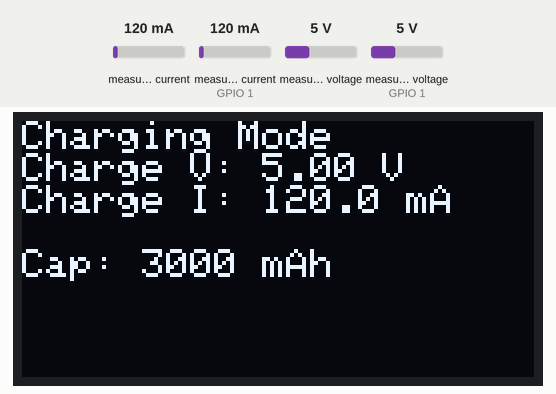
This sketch was run on a simulated ESP32. Parts: 128×64 one-colour display. The test bench sets the inputs (shaded band); at power-on: measured current (sensor on GPIO 1) 120 mA, measured voltage (sensor on GPIO 1) 5 V, measured current 120 mA, measured voltage 5 V. EEPROM starts erased; what the sketch prints to the serial monitor is not drawn.

Above: at 3.2 s.
3.3 s: measured current (sensor on GPIO 1) set to 1500 mA
At 4.8 s:
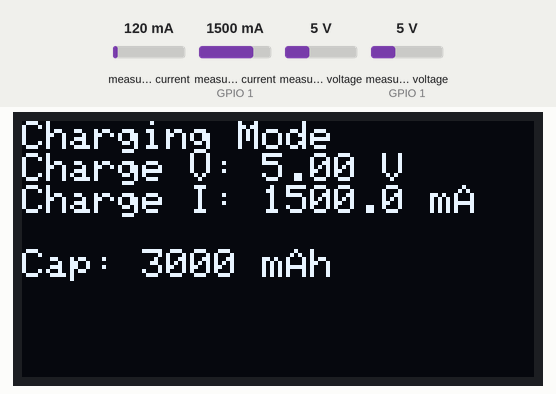
7.6 s: measured voltage (sensor on GPIO 1) set to 0.3 V
At 9.5 s:
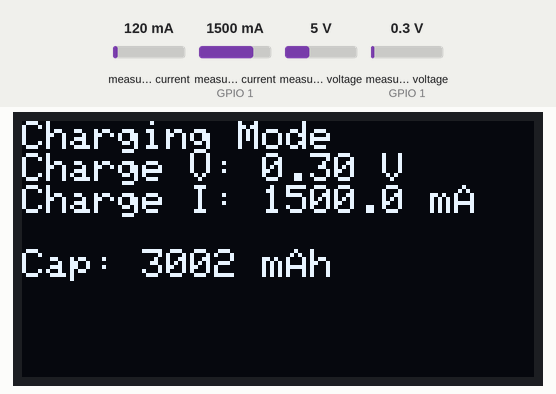
11.7 s: measured current (sensor on GPIO 1) set to 40 mA
At 13.1 s:
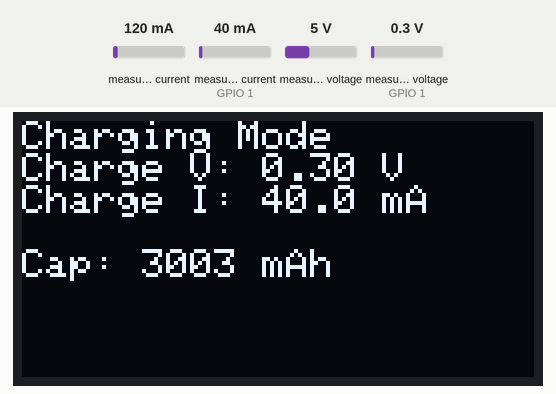
13.7 s: measured voltage (sensor on GPIO 1) set to 3.8 V
At 14.8 s:
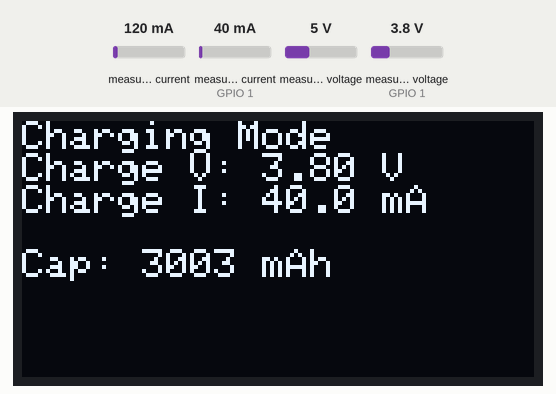
Timing chart, 0 to 16.7 s (numbered marks = the images above; inputs shaded):
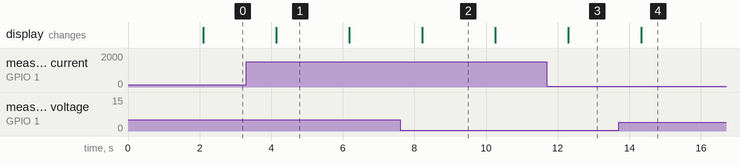

Measured:
- after the input at 3.3 s, the display: changes after 0.84 s (image 1)
- after the input at 11.7 s, the display: changes after 0.60 s (image 3)
- after the input at 13.7 s, the display: changes after 0.64 s (image 4)
- what the display in image 1 shows lasts 2.1 s, from 4.1 s to 6.2 s

The sketch:

2nd_Section.ino
```cpp
#include <Wire.h>
#include <Adafruit_INA219.h>
#include <Adafruit_SSD1306.h>
#include <Preferences.h>

// OLED configuration
#define SCREEN_WIDTH 128
#define SCREEN_HEIGHT 64
#define OLED_RESET -1 // No reset pin
Adafruit_SSD1306 display(SCREEN_WIDTH, SCREEN_HEIGHT, &Wire, OLED_RESET);

// INA219 for load/discharge (battery to load) at address 0x40
Adafruit_INA219 ina219_load(0x40);

// INA219 for charging (TP4056 to battery) at address 0x41
Adafruit_INA219 ina219_charge(0x41);

// Preferences for storing capacity
Preferences preferences;

// Battery capacity (mAh)
float capacity_mAh = 0; // assumption
unsigned long lastMillis = 0;

void setup() {
  Serial.begin(115200);
  while (!Serial) {
    delay(1);
  }

  // Initialize I2C with SDA=GPIO21, SCL=GPIO22
  Wire.begin(21, 22);

  // Initialize load INA219 (A0 and A1 to GND for 0x40)
  if (!ina219_load.begin()) {
    Serial.println("Failed to find load INA219 at address 0x40");
    Serial.println("Check wiring: SDA->GPIO21, SCL->GPIO22, VCC->3V3, GND->GND, A0->GND, A1->GND");
    while (1) { delay(10); }
  }

  // Initialize charge INA219 (A0 to VCC, A1 to GND for 0x41)
  if (!ina219_charge.begin()) {
    Serial.println("Failed to find charge INA219 at address 0x41");
    Serial.println("Check wiring: SDA->GPIO21, SCL->GPIO22, VCC->3V3, GND->GND, A0->VCC, A1->GND");
    while (1) { delay(10); }
  }

  // Initialize OLED (address 0x3C)
  if (!display.begin(SSD1306_SWITCHCAPVCC, 0x3C)) {
    Serial.println(F("SSD1306 allocation failed at address 0x3C"));
    Serial.println("Check OLED wiring: SDA->GPIO21, SCL->GPIO22, VCC->3V3, GND->GND");
    while (1) { delay(10); }
  }

  // Load stored capacity from Non Volatile Storage
  preferences.begin("battery", false);
  capacity_mAh = preferences.getFloat("capacity", 3000.0);
  if (capacity_mAh < 0 || capacity_mAh > 5000) capacity_mAh = 3000.0;

  // Clear OLED and show startup message
  display.clearDisplay();
  display.setTextSize(1);
  display.setTextColor(SSD1306_WHITE);
  display.setCursor(0, 0);
  display.println("System Ready");
  display.println("Monitoring...");
  display.display();

  Serial.println("INA219s and OLED initialized successfully");
  Serial.println("Format: Battery V | Load I | Charge I | Capacity | Remaining Time");
  delay(2000);
}

void loop() {
  unsigned long currentMillis = millis();
  float delta_t = (currentMillis - lastMillis) / 1000.0;
  lastMillis = currentMillis;

  // Read load/discharge measurements
  float shunt_load_mV = ina219_load.getShuntVoltage_mV();
  float bus_load_V = ina219_load.getBusVoltage_V();
  float current_load_mA = ina219_load.getCurrent_mA();

  // Calculate battery voltage and load values
  float battery_V = bus_load_V + (shunt_load_mV / 1000.0);
  float load_V = bus_load_V;
  float load_current_mA = current_load_mA;

  // Read charge measurements (from TP4056 to battery)
  float shunt_charge_mV = ina219_charge.getShuntVoltage_mV();
  float bus_charge_V = ina219_charge.getBusVoltage_V();
  float current_charge_mA = ina219_charge.getCurrent_mA();

  // Charge voltage
  float charge_V = bus_charge_V;

  // Mode detection(charging or discharging)
  bool isCharging = (current_charge_mA > 10.0);
  bool isDischarging = (current_load_mA > 10.0 && current_charge_mA < 10.0);

  // Capacity and remaining time
  float remaining_time_h = 0.0;
  if (isCharging) {
    // Charging mode: calculate capacity
    capacity_mAh += (current_charge_mA * delta_t / 3600.0);
    if (capacity_mAh < 0) capacity_mAh = 0;
    if (capacity_mAh > 5000) capacity_mAh = 5000;
    // Store in Non Volatile Storage
    preferences.putFloat("capacity", capacity_mAh);
  } else if (isDischarging) {
    // Discharging mode: update capacity and calculate remaining time
    capacity_mAh -= (current_load_mA * delta_t / 3600.0);
    if (capacity_mAh < 0) capacity_mAh = 0;
    // Store in Non Volatile Storage
    preferences.putFloat("capacity", capacity_mAh);
    if (load_current_mA > 0) {
      remaining_time_h = capacity_mAh / load_current_mA;
    }
  }

  // Serial output
  Serial.print("Battery V: ");
  Serial.print(battery_V, 2);
  Serial.print(" V | Load I: ");
  Serial.print(load_current_mA, 2);
  Serial.print(" mA | Charge I: ");
  Serial.print(current_charge_mA, 2);
  Serial.print(" mA | Capacity: ");
  Serial.print(capacity_mAh, 2);
  Serial.print(" mAh | Time: ");
  Serial.print(remaining_time_h, 2);
  Serial.println(" h");

  // OLED output
  display.clearDisplay();
  display.setTextSize(1);
  display.setCursor(0, 0);
  if (isCharging) {
    display.println("Charging Mode");
    display.print("Charge V: ");
    display.print(charge_V, 2);
    display.println(" V");
    display.setCursor(0, 16);
    display.print("Charge I: ");
    display.print(current_charge_mA, 1);
    display.println(" mA");
    display.setCursor(0, 32);
    display.print("Cap: ");
    display.print((int)capacity_mAh);
    display.println(" mAh");
  } else if (isDischarging) {
    display.println("Discharging Mode");
    display.print("Load V: ");
    display.print(load_V, 2);
    display.println(" V");
    display.setCursor(0, 16);
    display.print("Load I: ");
    display.print(load_current_mA, 1);
    display.println(" mA");
    display.setCursor(0, 32);
    display.print("Time: ");
    display.print(remaining_time_h, 1);
    display.println(" h");
  } else {
    display.println("Idle Mode");
    display.println("No activity");
  }
  display.display();

  delay(2000);
}

void loopEnd() {
  // Close Non Volatile Storage
  preferences.end();
}
```
